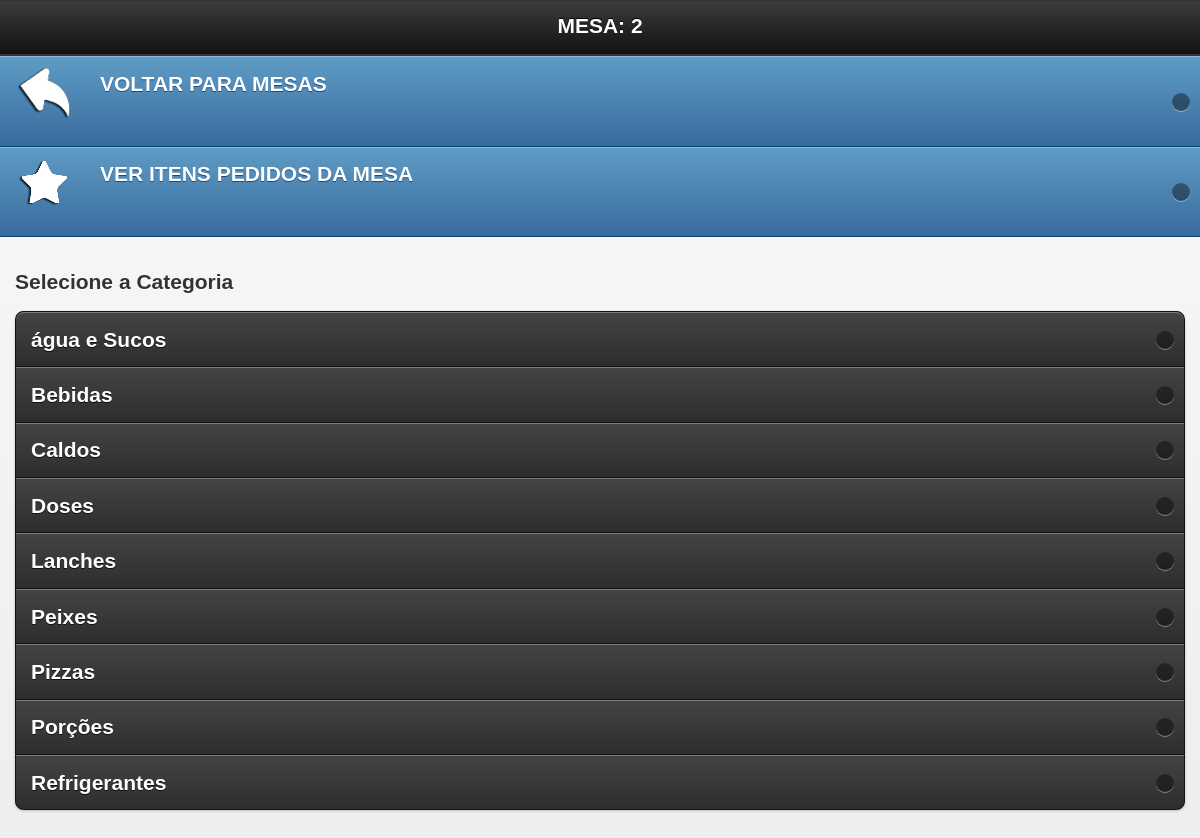
Screenshot of /mobile/inicio.php?id_mesa=2&idGarcon=10 (signed in) with the database file from the repository.
### tables this page shows
CREATE TABLE `categoria` (
  `id_categoria` int(10) NOT NULL AUTO_INCREMENT,
  `nome` varchar(200) NOT NULL,
  PRIMARY KEY (`id_categoria`)
);

### mobile/inicio.php (the view, shortened to what this page needs)
<?php include "../config/conexao.php";
$login = $_SESSION['garcon_session'];
$g = mysql_query("SELECT * FROM garcon WHERE login='$login'");
$mostra = mysql_fetch_array($g);
	$idmesa = $_GET['id_mesa'];
?>
<!doctype html>
<html class="no-js ui-mobile-rendering" lang="pt">
<head>
      <link rel="stylesheet" href="css/jquery.mobile-1.3.1.min.css" />
      <link rel="stylesheet" href="../css/css.css"/>
</head>
<body>
<div id="categories" data-role="page" data-title="Categories">
      <div data-role="header">
            <h1>MESA: <?php echo $idmesa ?> </h1>
      </div>
  		<?php
		$idmesa = $_GET['id_mesa'];
		$idGarcon = $_GET['idGarcon'];
			if($idGarcon == ""){
			?>
<a href="javascript:confirmar('?abre=abrir&id_mesa=<?php echo $idmesa ?>&idGarcon=<?php echo $mostra['idGarcon']; ?>')"><div id="abreMesa">ABRIR MESA</div></a>
			<?php
            }else{
			?>
          <ul data-role="listview" data-theme="b">
            <li><a href="mesas.php">VOLTAR PARA MESAS<img src="1.png"/></a></li>
            <li><a href="vermesa.php?id_mesa=<?php echo $idmesa?>">VER ITENS PEDIDOS DA MESA<img src="2.png"/></a></li>
            </ul>
      <div data-role="content">
            <h2>Selecione a Categoria</h2>
            <ul data-role="listview" data-inset="true" data-theme="a">
  <?php
        $sql = mysql_query("SELECT * FROM categoria ORDER BY nome ASC") or die(mysql_error);
        while($l = mysql_fetch_array($sql)){
    ?>
   <li><a href="produto.php?id_categoria=<?php echo $l['id_categoria']; ?>&id_mesa=<?php echo $idmesa ?>&idGarcon=<?php echo $mostra['idGarcon']; ?>" class="animals"><?php echo $l['nome'] ?></a></li>
                  <?php } }?>
            </ul><b style="color: #2ac8e5">
      </div>
</div>
</body>
</html>

### css/css.css (style rules this page uses)
body { margin-left: 0px;margin-top: 0px;margin-right: 0px;margin-bottom: 0px; background-color:#FFF; font-family:Verdana, Geneva, sans-serif; font-size:14px; }
h1 { font-size:18px; margin-top:0; }

### rows the page displays
categoria: nome "água e Sucos"
categoria: nome "Bebidas"
categoria: nome "Caldos"
categoria: nome "Doses"
categoria: nome "Lanches"
categoria: nome "Peixes"
categoria: nome "Pizzas"
categoria: nome "Porções"
categoria: nome "Refrigerantes"

### other values shown
$idmesa "2"
